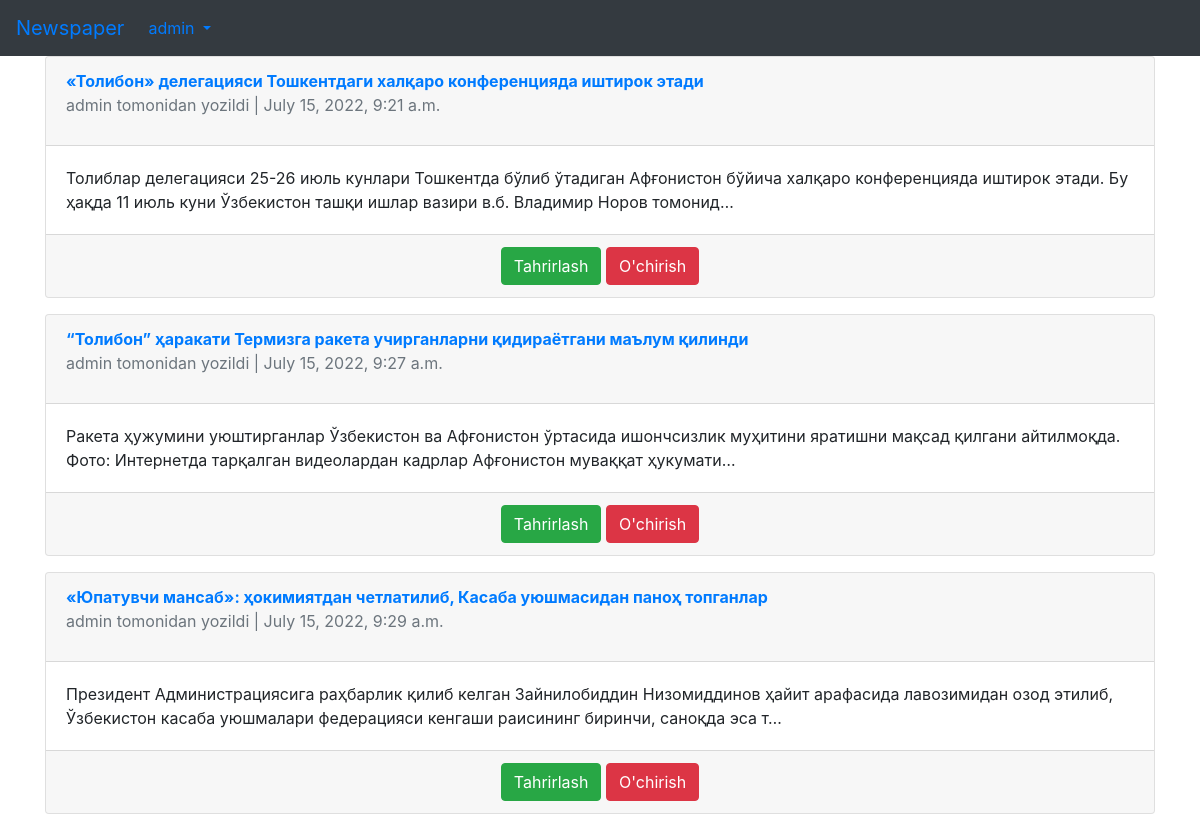
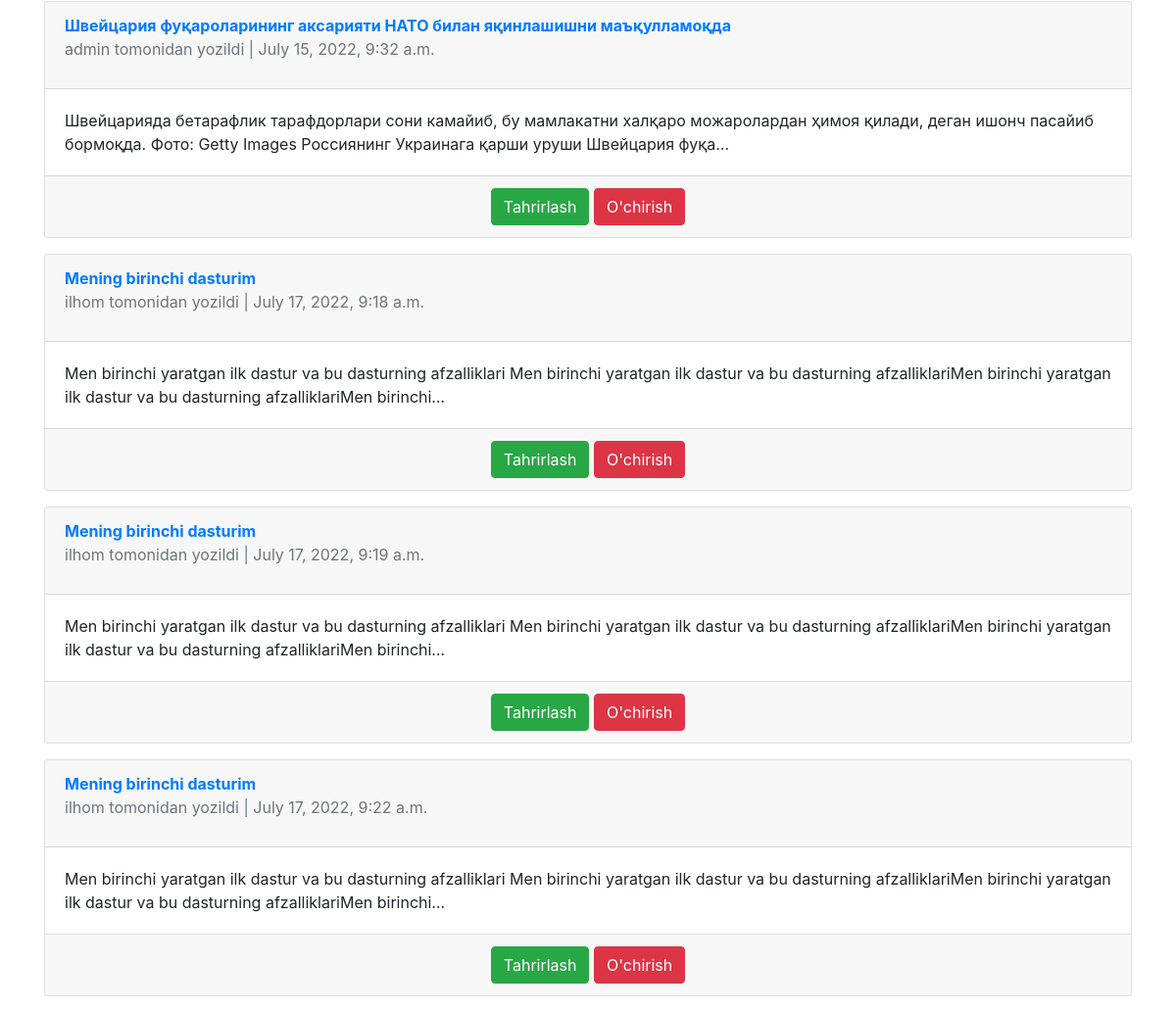
Screenshot of /articles/ (signed in) with the database file from the repository (2 pictures, top to bottom).
### users/models.py (models this page shows)
class CustomUser(AbstractUser):#customuser degan user shabloni yaratebmiz
    age=models.PositiveIntegerField(null=True, blank=True)
    address=models.CharField(max_length=200)
    job=models.CharField(max_length=50)

### articles/models.py (models this page shows, shortened)
class Article(models.Model):
    title=models.CharField(max_length=255)
    body=models.TextField()
    image=models.ImageField(upload_to='images/', blank=True)
    date=models.DateTimeField(auto_now_add=True)
    author=models.ForeignKey(
        get_user_model(),
        on_delete=models.CASCADE
    )

### articles/views.py (the view)
# urls.py: path('', ArticleListView.as_view(), name='article_list'),
class ArticleListView(ListView):
    model=Article
    template_name='article_list.html'

### templates/article_list.html
{% extends 'base.html' %}
{% block content %}
{% for article in object_list %}
<div class="card mb-3">
    <div class="card-header">
        <span class="font-weight-bold"><a href="{% url 'article_detail' article.pk %}">{{article.title}}</a></span>
        <p class="text-muted">{{article.author}} tomonidan yozildi | {{article.date}}</p>
    </div>
    <div class="card-body">
        {{article.body |truncatechars:'200'}}
    </div>
    {% if user.is_authenticated %}
    <div class="card-footer text-center text-muted">
        <a href="{% url 'article_edit' article.pk %}" class="btn btn-success">Tahrirlash</a>
        <a href="{% url 'article_delete' article.pk %}" class="btn btn-danger">O'chirish</a>
    </div>
    {% endif %}
</div>
{% endfor %}
{% endblock %}

### templates/base.html (shortened to what this page needs)
<!DOCTYPE html>
<html lang="en">
<head>
    <link rel="stylesheet" href="https://cdn.jsdelivr.net/npm/bootstrap@4.0.0/dist/css/bootstrap.min.css"
>
</head>
<body>
    <nav class="navbar navbar-expand-lg navbar-white bg-dark">
        <a class="navbar-brand" href="{% url 'home' %}">Newspaper</a>
        <div class="collapse navbar-collapse" id="navbar-collapse">
            {% if user.is_authenticated %}
            <ul class="navbar-nav mr-auto">
                <li class="nav-item dropdown">
                    <a class="nav-link dropdown-toggle" href="#" id="userMenu" role="button" data-toggle="dropdown"
                        aria-haspopup="true" aria-expanded="false">
                        {{user.username}}
                    </a>
                </li>
            </ul>
            {% else %}
            <form class="form-inline ml-auto">
                <a href="{% url 'login' %}" class="btn btn-outline-secondary">Log In</a>
                <a href="{% url 'signup' %}" class="btn btn-primary ml-2">Ro'yxatdan o'tkazish</a>
            </form>
            {% endif %}
        </div>
    </nav>
    <div class="container">
        {% block content %}
        {% endblock %}
    </div>
</body>
</html>

### rows the page displays
CustomUser: username "admin"
Article: title "«Толибон» делегацияси Тошкентдаги халқаро конференцияда иштирок этади", author "admin", date "July 15, 2022, 9:21 a.m.", body "Толиблар делегацияси 25-26 июль кунлари Тошкентда бўлиб ўтадиган Афғонистон бўйича халқаро конференцияда иштирок этади. Бу ҳақда 11 июль куни Ўзбекистон ташқи ишлар вазири в.б. Владимир Норов томонид…"
Article: title "“Толибон” ҳаракати Термизга ракета учирганларни қидираётгани маълум қилинди", author "admin", date "July 15, 2022, 9:27 a.m.", body "Ракета ҳужумини уюштирганлар Ўзбекистон ва Афғонистон ўртасида ишончсизлик муҳитини яратишни мақсад қилгани айтилмоқда. Фото: Интернетда тарқалган видеолардан кадрлар Афғонистон муваққат ҳукумати…"
Article: title "«Юпатувчи мансаб»: ҳокимиятдан четлатилиб, Касаба уюшмасидан паноҳ топганлар", author "admin", date "July 15, 2022, 9:29 a.m.", body "Президент Администрациясига раҳбарлик қилиб келган Зайнилобиддин Низомиддинов ҳайит арафасида лавозимидан озод этилиб, Ўзбекистон касаба уюшмалари федерацияси кенгаши раисининг биринчи, саноқда эса т…"
Article: title "Швейцария фуқароларининг аксарияти НАТО билан яқинлашишни маъқулламоқда", author "admin", date "July 15, 2022, 9:32 a.m.", body "Швейцарияда бетарафлик тарафдорлари сони камайиб, бу мамлакатни халқаро можаролардан ҳимоя қилади, деган ишонч пасайиб бормоқда. Фото: Getty Images Россиянинг Украинага қарши уруши Швейцария фуқа…"
Article: title "Mening birinchi dasturim", author "ilhom", date "July 17, 2022, 9:18 a.m.", body "Men birinchi yaratgan ilk dastur va bu dasturning afzalliklari Men birinchi yaratgan ilk dastur va bu dasturning afzalliklariMen birinchi yaratgan ilk dastur va bu dasturning afzalliklariMen birinchi…"
Article: title "Mening birinchi dasturim", author "ilhom", date "July 17, 2022, 9:19 a.m.", body "Men birinchi yaratgan ilk dastur va bu dasturning afzalliklari Men birinchi yaratgan ilk dastur va bu dasturning afzalliklariMen birinchi yaratgan ilk dastur va bu dasturning afzalliklariMen birinchi…"
Article: title "Mening birinchi dasturim", author "ilhom", date "July 17, 2022, 9:22 a.m.", body "Men birinchi yaratgan ilk dastur va bu dasturning afzalliklari Men birinchi yaratgan ilk dastur va bu dasturning afzalliklariMen birinchi yaratgan ilk dastur va bu dasturning afzalliklariMen birinchi…"
